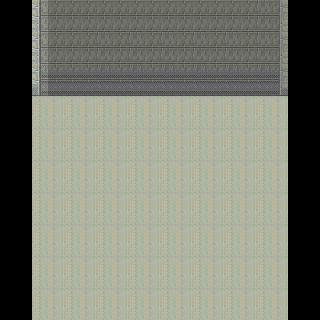

The image is a tile-based game level rendered from a .tmx file. Its description and source (layers, tilesets, objects; grid data summarised) follow:
An orthogonal 20x20 tile map with 16x16 px tiles, 1 tile layer (Base) and 3 objects.

<map version="1.0" orientation="orthogonal" renderorder="right-down" width="20" height="20" tilewidth="16" tileheight="16" nextobjectid="6">
 <tileset firstgid="1" name="ST-Sewer-01" tilewidth="16" tileheight="16">
  <image source="ST-Sewer-01.png" trans="aa55ff" width="256" height="1504" />
 </tileset>
 <layer name="Base" width="20" height="20">
  <properties>
   <property name="z" value="-11" />
  </properties>
  <data>[400 cells, 320 non-empty, 20 distinct tile ids]</data>
 </layer>
 <objectgroup name="collision">
  <object id="1" x="0" y="0" width="320" height="96" />
  <object id="2" x="288" y="96" width="32" height="224" />
  <object id="4" x="0" y="96" width="32" height="224" />
 </objectgroup>
 <objectgroup name="event" />
</map>
